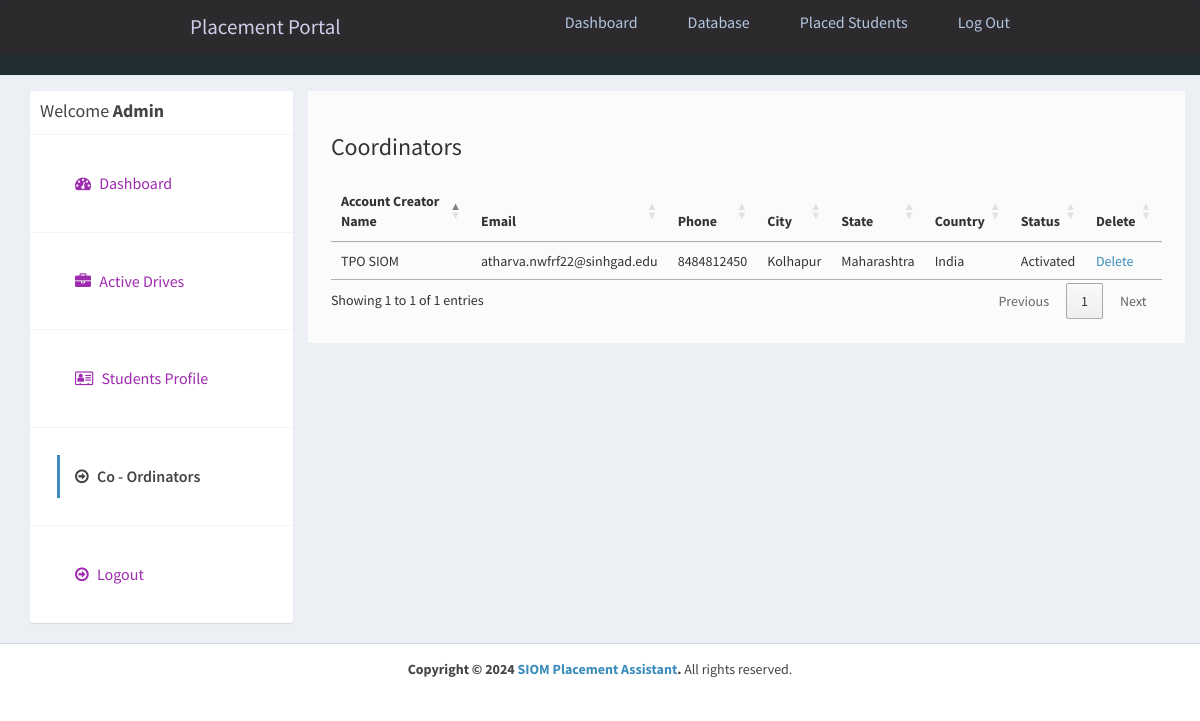
/admin/companies.php (signed in), run on the app's committed database.
### tables this page shows
CREATE TABLE `company` (
  `id_company` int(11) NOT NULL,
  `name` varchar(255) NOT NULL,
  `companyname` varchar(255) NOT NULL,
  `country` varchar(255) NOT NULL,
  `state` varchar(255) NOT NULL,
  `city` varchar(255) NOT NULL,
  `contactno` varchar(255) NOT NULL,
  `website` varchar(255) NOT NULL,
  `email` varchar(255) NOT NULL,
  `password` varchar(255) NOT NULL,
  `aboutme` varchar(255) DEFAULT NULL,
  `logo` varchar(255) NOT NULL,
  `createdAt` timestamp NOT NULL DEFAULT current_timestamp(),
  `active` int(11) NOT NULL DEFAULT 2
);

### admin/companies.php (the view, shortened to what this page needs)
<?php
require_once("../db.php");
?>
<!DOCTYPE html>
<html>
<head>
  <link rel="stylesheet" href="https://cdnjs.cloudflare.com/ajax/libs/twitter-bootstrap/3.3.7/css/bootstrap.min.css">
  <link rel="stylesheet" href="https://cdnjs.cloudflare.com/ajax/libs/font-awesome/4.7.0/css/font-awesome.min.css">
  <link rel="stylesheet" href="https://cdnjs.cloudflare.com/ajax/libs/ionicons/2.0.1/css/ionicons.min.css">
  <link rel="stylesheet" href="https://cdn.datatables.net/1.10.15/css/jquery.dataTables.min.css">
  <link rel="stylesheet" href="../css/AdminLTE.min.css">
  <link rel="stylesheet" href="../css/_all-skins.min.css">
  <link rel="stylesheet" href="../css/custom.css">
</head>
<body class="hold-transition skin-green sidebar-mini">
  <div class="wrapper">
    <?php
    include 'header.php';
    ?>
    <div class="content-wrapper" style="margin-left: 0px;">
      <section id="candidates" class="content-header">
        <div class="container">
          <div class="row">
            <div class="col-md-3">
              <div class="box box-solid">
                <div class="box-header with-border">
                  <h3 class="box-title">Welcome <b>Admin</b></h3>
                </div>
                <div class="box-body no-padding">
                  <ul class="nav nav-pills nav-stacked">
                    <li><a href="dashboard.php"><i class="fa fa-dashboard"></i> Dashboard</a></li>
                    <li><a href="active-jobs.php"><i class="fa fa-briefcase"></i> Active Drives</a></li>
                    <li><a href="applications.php"><i class="fa fa-address-card-o"></i> Students Profile</a></li>
                    <li class="active"><a href="companies.php"><i class="fa fa-arrow-circle-o-right"></i> Co - Ordinators</a></li>
                    <li><a href="../logout.php"><i class="fa fa-arrow-circle-o-right"></i> Logout</a></li>
                  </ul>
                </div>
              </div>
            </div>
            <div class="col-md-9 bg-white padding-2">
              <h3>Coordinators</h3>
              <div class="row margin-top-20">
                <div class="col-md-12">
                  <div class="box-body table-responsive no-padding">
                    <table id="example2" class="table table-hover">
                      <thead>
                        <th>Account Creator Name</th>
                        <th>Email</th>
                        <th>Phone</th>
                        <th>City</th>
                        <th>State</th>
                        <th>Country</th>
                        <th>Status</th>
                        <th>Delete</th>
                      </thead>
                      <tbody>
                        <?php
                        $sql = "SELECT * FROM company";
                        $result = $conn->query($sql);
                        if ($result->num_rows > 0) {
                          while ($row = $result->fetch_assoc()) {
                        ?>
                            <tr>
                              <td><?php echo $row['name']; ?></td>
                              <td><?php echo $row['email']; ?></td>
                              <td><?php echo $row['contactno']; ?></td>
                              <td><?php echo $row['city']; ?></td>
                              <td><?php echo $row['state']; ?></td>
                              <td><?php echo $row['country']; ?></td>
                              <td>
                                <?php
                                if ($row['active'] == '1') {
                                  echo "Activated";
                                } else if ($row['active'] == '2') {
                                ?>
                                  <a href="reject-company.php?id=<?php echo $row['id_company']; ?>">Reject</a> <a href="approve-company.php?id=<?php echo $row['id_company']; ?>">Approve</a>
                                <?php
                                } else if ($row['active'] == '3') {
                                ?>
                                  <a href="approve-company.php?id=<?php echo $row['id_company']; ?>">Reactivate</a>
                                <?php
                                } else if ($row['active'] == '0') {
                                  echo "Rejected";
                                }
                                ?>
                              </td>
                              <td><a href="delete-company.php?id=<?php echo $row['id_company']; ?>">Delete</a></td>
                            </tr>
                        <?php
                          }
                        }
                        ?>
                      </tbody>
                    </table>
                  </div>
                </div>
              </div>
            </div>
          </div>
        </div>
      </section>
    </div>
    <footer class="main-footer" style="margin-left: 0px;">
      <div class="text-center">
        <strong>Copyright &copy; 2024 <a href="learningfromscratch.online">SIOM Placement Assistant</a>.</strong> All rights
        reserved.
      </div>
    </footer>
  </div>
</body>
</html>

### css/custom.css (style rules this page uses)
.margin-top-20 { margin-top: 20px; }
.padding-2 { padding: 2%; }
.bg-white { background-color:#fbfbfb; margin-left: 0%; }
.box { font-size: medium; font-family: sans-serif; }
li { color: aqua; }

### admin/header.php (style rules this page uses)
* { margin: 0; padding: 0; box-sizing: border-box; }
html { font-size: 62.5%; font-family: 'Roboto', sans-serif; }
li { list-style: none; }
a { text-decoration: none; }

### data on the page
company: name "TPO SIOM", email "atharva.nwfrf22@sinhgad.edu", contactno "8484812450", city "Kolhapur", state "Maharashtra", country "India", active "Activated"
